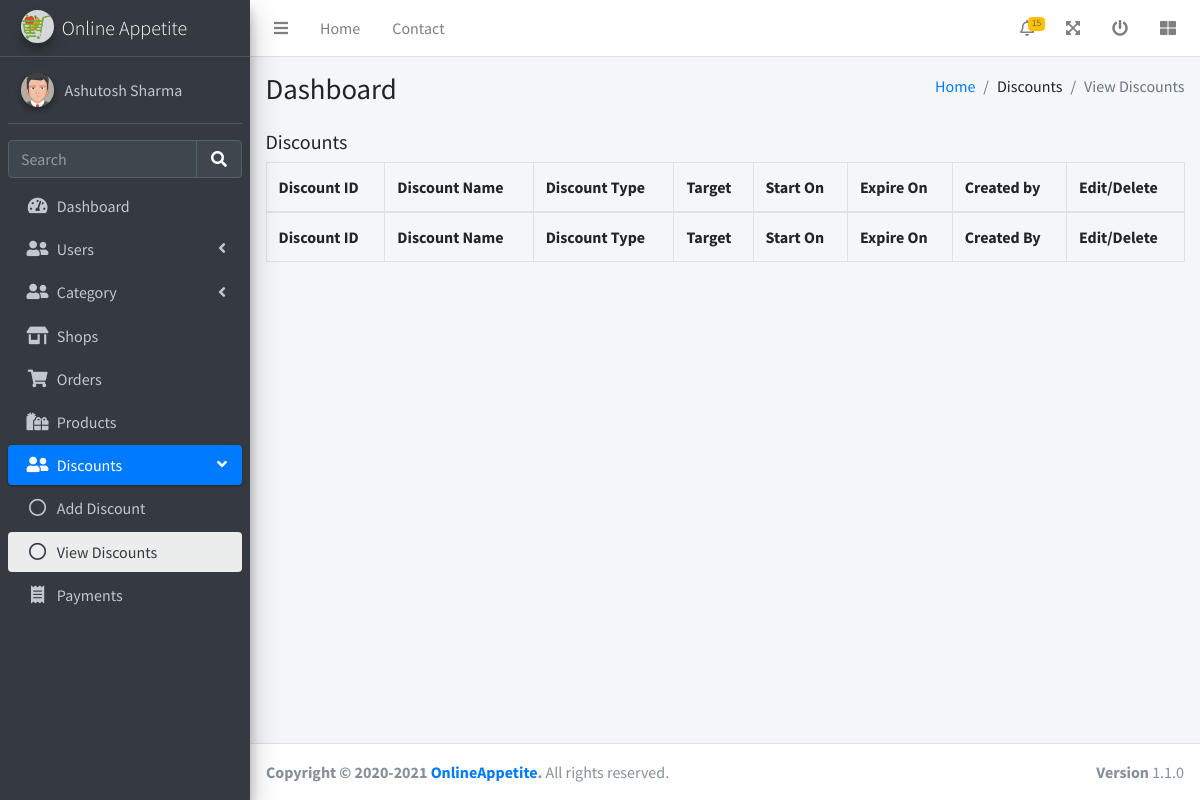
The app's page /admin/viewDiscounts.php (signed in), older data.
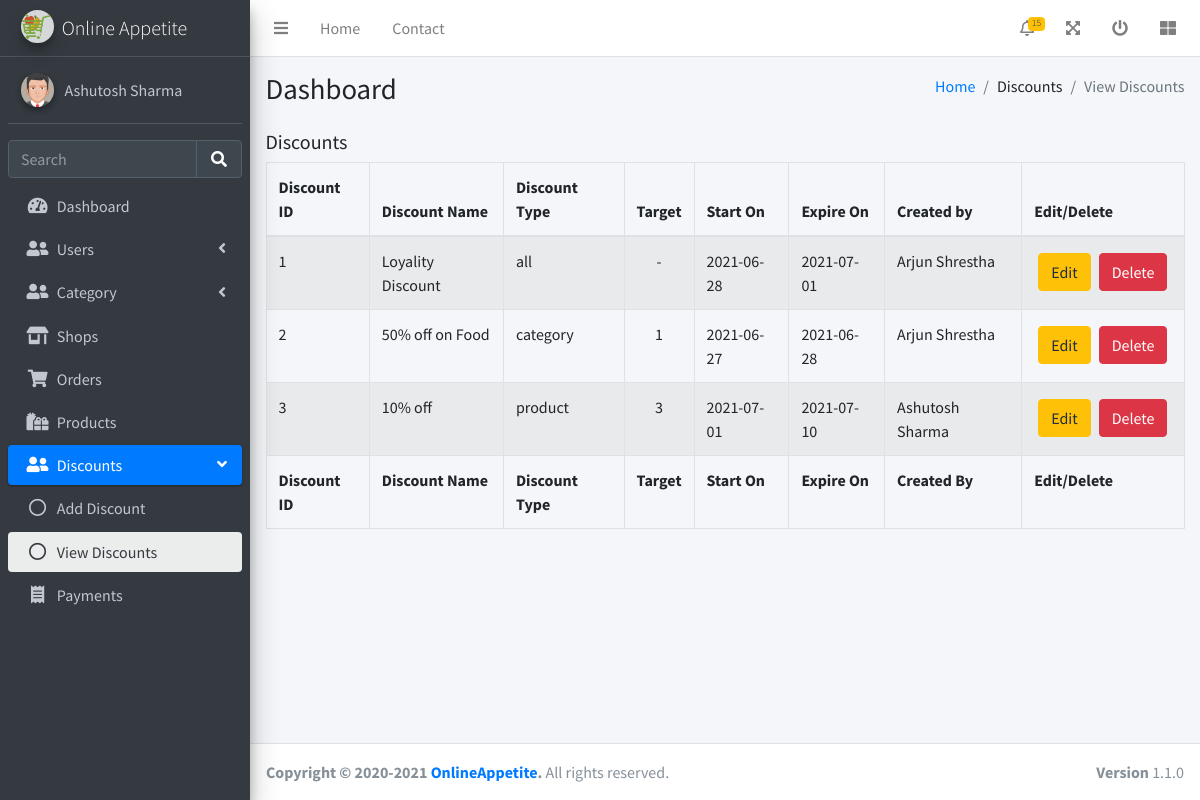
The same page, newer data.
### tables this page shows
CREATE TABLE discounts (
	discount_id INTEGER NOT NULL PRIMARY KEY AUTOINCREMENT,
	discount_name VARCHAR(50) NOT NULL,
	rate INTEGER NOT NULL,
	target_id INTEGER NULL,
	discount_type VARCHAR(20) NOT NULL,
	starts_on DATE NOT NULL,
	expires_on DATE NOT NULL,
	created_by INTEGER NOT NULL,
	created_at TIMESTAMP DEFAULT CURRENT_TIMESTAMP,
	updated_at TIMESTAMP NULL,
	FOREIGN KEY (created_by) REFERENCES users (user_id)
);

### utils/database.php (called while the page is built, shortened)
<?php
    try {
        $conn = new PDO("sqlite:".__DIR__."/../database.sqlite");
        $conn->setAttribute(PDO::ATTR_ERRMODE, PDO::ERRMODE_EXCEPTION);
    }catch(PDOException $e) {
        die("Connection failed: " . $e->getMessage());
    }
    function fetch_all_row($sql){
        global $conn;
        $stmt = $conn->prepare($sql);
        $stmt->execute();
        $res = $stmt->fetchAll(PDO::FETCH_ASSOC);
        return $res;
    }

### admin/viewDiscounts.php (the view, shortened to what the changed rows need)
<?php
require_once '../utils/database.php';
?>
<!DOCTYPE html>
<html lang="en">
<head>
  <link rel="stylesheet" href="/css/fontawesome-free/css/all.min.css">
  <link rel="stylesheet" href="/css/datatables-bs4/dataTables.bootstrap4.min.css">
  <link rel="stylesheet" href="/css/datatables-responsive/responsive.bootstrap4.min.css">
  <link rel="stylesheet" href="/css/datatables-buttons/buttons.bootstrap4.min.css">
  <link rel="stylesheet" href="https://code.ionicframework.com/ionicons/2.0.1/css/ionicons.min.css">
  <link rel="stylesheet" href="/css/adminlte/adminlte.min.css">
</head>
<body class="hold-transition sidebar-mini">
  <div class="wrapper">
    <?php
    include 'header.php';
    $discounts = fetch_all_row("SELECT *, (SELECT full_name FROM users WHERE users.user_id = discounts.created_by) AS user FROM discounts");
    ?>
    <div class="content-wrapper">
      <section class="content-header">
        <div class="container-fluid">
          <div class="row mb-2">
            <div class="col-sm-6">
              <h1>Dashboard</h1>
            </div>
          </div>
        </div>
      </section>
      <section class="content">
        <div class="container-fluid">
          <table id="shopTable" class="table table-bordered table-striped">
            <thead>
              <tr>
                <th>Discount ID</th>
                <th>Discount Name</th>
                <th>Discount Type</th>
                <th class="no-sort">Target</th>
                <th class="no-sort">Start On</th>
                <th>Expire On</th>
                <th>Created by</th>
                <th class="no-sort no-search">Edit/Delete</th>
              </tr>
            </thead>
            <tbody>
              <?php foreach ($discounts as $discount) { ?>
                <tr>
                <td><?= $discount['discount_id'] ?></td>
                  <td><?= $discount['discount_name'] ?></td>
                  <td><?= $discount['discount_type'] ?></td>
                  <td class="text-center"><?= $discount['target_id'] ?? '-' ?></td>
                  <td>
                    <?= $discount['starts_on'] ?>
                  </td>
                  <td><?= $discount['expires_on'] ?></td>
                  <td><?= $discount['user'] ?></td>
                  <td>
                    <div class="d-flex">
                      <button class="btn btn-warning m-1">Edit</button>
                      <button class="btn btn-danger m-1">Delete</button>
                    </div>
                  </td>
                </tr>
              <?php } ?>
            </tbody>
            <tfoot>
              <tr>
                <th>Discount ID</th>
                <th>Discount Name</th>
                <th>Discount Type</th>
                <th>Target</th>
                <th>Start On</th>
                <th>Expire On</th>
                <th>Created By</th>
                <th>Edit/Delete</th>
              </tr>
            </tfoot>
          </table>
        </div>
      </section>
    </div>
  </div>
</body>
</html>

### admin/header.php (shortened to what the changed rows need)
<aside class="main-sidebar sidebar-dark-primary elevation-4">
  <a href="/" class="brand-link">
    <img src="/assets/images/logosmall.png" alt="OnlineAppetite Logo" class="brand-image bg-white img-circle elevation-3" style="opacity: .8">
    <span class="brand-text font-weight-light">Online Appetite</span>
  </a>
</aside>

Row changes from the older to the newer data that the page shows:
added discounts: discount_id "1", discount_name "Loyality Discount", discount_type "all", target "-", starts_on "2021-06-28", expires_on "2021-07-01", user "Arjun Shrestha"
added discounts: discount_id "2", discount_name "50% off on Food", discount_type "category", target "1", starts_on "2021-06-27", expires_on "2021-06-28", user "Arjun Shrestha"
added discounts: discount_id "3", discount_name "10% off", discount_type "product", target "3", starts_on "2021-07-01", expires_on "2021-07-10", user "Ashutosh Sharma"
